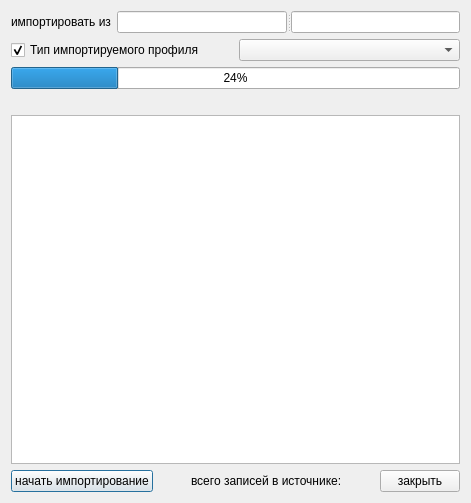
<?xml version="1.0" encoding="UTF-8"?>
<ui version="4.0">
 <class>Dialog</class>
 <widget class="QDialog" name="Dialog">
  <property name="geometry">
   <rect>
    <x>0</x>
    <y>0</y>
    <width>471</width>
    <height>503</height>
   </rect>
  </property>
  <property name="windowTitle">
   <string>Загрузка тарифов из ЕИС</string>
  </property>
  <layout class="QGridLayout" name="gridLayout">
   <item row="0" column="0">
    <layout class="QHBoxLayout">
     <item>
      <widget class="QLabel" name="label">
       <property name="text">
        <string>импортировать из</string>
       </property>
      </widget>
     </item>
     <item>
      <widget class="QSplitter" name="splitter">
       <property name="orientation">
        <enum>Qt::Horizontal</enum>
       </property>
       <widget class="QLineEdit" name="edtFileName">
        <property name="text">
         <string/>
        </property>
        <property name="readOnly">
         <bool>true</bool>
        </property>
       </widget>
       <widget class="QLineEdit" name="edtIP">
        <property name="readOnly">
         <bool>true</bool>
        </property>
       </widget>
      </widget>
     </item>
    </layout>
   </item>
   <item row="2" column="0">
    <widget class="QProgressBar" name="progressBar">
     <property name="value">
      <number>24</number>
     </property>
     <property name="orientation">
      <enum>Qt::Horizontal</enum>
     </property>
    </widget>
   </item>
   <item row="3" column="0">
    <widget class="QLabel" name="statusLabel">
     <property name="text">
      <string/>
     </property>
    </widget>
   </item>
   <item row="5" column="0">
    <widget class="QTextBrowser" name="log"/>
   </item>
   <item row="6" column="0">
    <layout class="QHBoxLayout">
     <property name="spacing">
      <number>6</number>
     </property>
     <property name="margin">
      <number>0</number>
     </property>
     <item>
      <widget class="QPushButton" name="btnImport">
       <property name="text">
        <string>начать импортирование</string>
       </property>
      </widget>
     </item>
     <item>
      <spacer>
       <property name="orientation">
        <enum>Qt::Horizontal</enum>
       </property>
       <property name="sizeHint" stdset="0">
        <size>
         <width>40</width>
         <height>20</height>
        </size>
       </property>
      </spacer>
     </item>
     <item>
      <widget class="QLabel" name="labelNum">
       <property name="text">
        <string>всего записей в источнике:</string>
       </property>
      </widget>
     </item>
     <item>
      <spacer>
       <property name="orientation">
        <enum>Qt::Horizontal</enum>
       </property>
       <property name="sizeHint" stdset="0">
        <size>
         <width>40</width>
         <height>20</height>
        </size>
       </property>
      </spacer>
     </item>
     <item>
      <widget class="QPushButton" name="btnClose">
       <property name="text">
        <string>закрыть</string>
       </property>
      </widget>
     </item>
    </layout>
   </item>
   <item row="1" column="0">
    <layout class="QHBoxLayout" name="horizontalLayout">
     <item>
      <widget class="QCheckBox" name="chkProfileType">
       <property name="text">
        <string>Тип импортируемого профиля</string>
       </property>
       <property name="checked">
        <bool>true</bool>
       </property>
      </widget>
     </item>
     <item>
      <widget class="QComboBox" name="cmbProfileType"/>
     </item>
    </layout>
   </item>
  </layout>
 </widget>
 <resources/>
 <connections/>
</ui>
